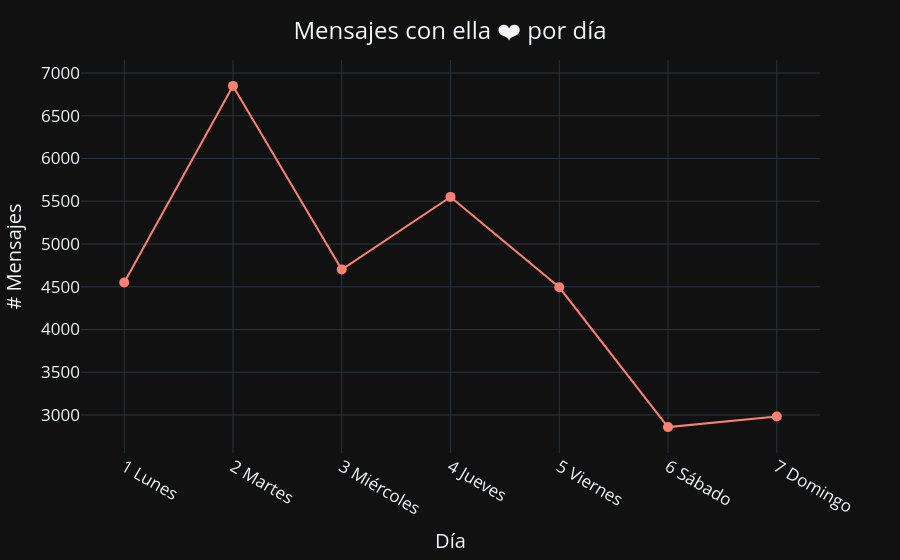

Notebook cell for this chart:
### Markdown cell above
Número de mensajes por día

### Code cell
# Crear una columna de 1 para realizar el conteo de mensajes
df['# Mensajes por día'] = 1

# Sumar (contar) los mensajes que tengan la misma fecha
date_df = df.groupby('DiaSemana').count().reset_index()


# Plotear la cantidad de mensajes respecto del tiempo
fig = px.line(date_df, x='DiaSemana', y='# Mensajes por día', color_discrete_sequence=['salmon'], template='plotly_dark')

# Ajustar el gráfico
fig.update_layout(
    title={'text': 'Mensajes con ella ❤️ por día', 'y':0.96, 'x':0.5, 'xanchor': 'center'},
    font=dict(size=17))
fig.update_traces(mode='markers+lines', marker=dict(size=10))
fig.update_xaxes(title_text='Día', tickangle=30)
fig.update_yaxes(title_text='# Mensajes')
fig.show()

### Figure 1 — Plotly figure (JSON) as saved in the notebook; plotly's stock layout.template omitted (floating-point values rounded to 4 significant figures)
{"data": [{"hovertemplate": "DiaSemana=%{x}<br># Mensajes por día=%{y}<extra></extra>", "legendgroup": "", "line": {"color": "salmon", "dash": "solid"}, "marker": {"size": 10, "symbol": "circle"}, "mode": "markers+lines", "name": "", "orientation": "v", "showlegend": false, "type": "scatter", "x": ["1 Lunes", "2 Martes", "3 Miércoles", "4 Jueves", "5 Viernes", "6 Sábado", "7 Domingo"], "xaxis": "x", "y": [4549, 6849, 4701, 5551, 4494, 2859, 2983], "yaxis": "y"}], "layout": {"font": {"size": 17}, "legend": {"tracegroupgap": 0}, "margin": {"t": 60}, "title": {"text": "Mensajes con ella ❤️ por día", "x": 0.5, "xanchor": "center", "y": 0.96}, "xaxis": {"anchor": "y", "domain": [0, 1], "tickangle": 30, "title": {"text": "Día"}}, "yaxis": {"anchor": "x", "domain": [0, 1], "title": {"text": "# Mensajes"}}}}
